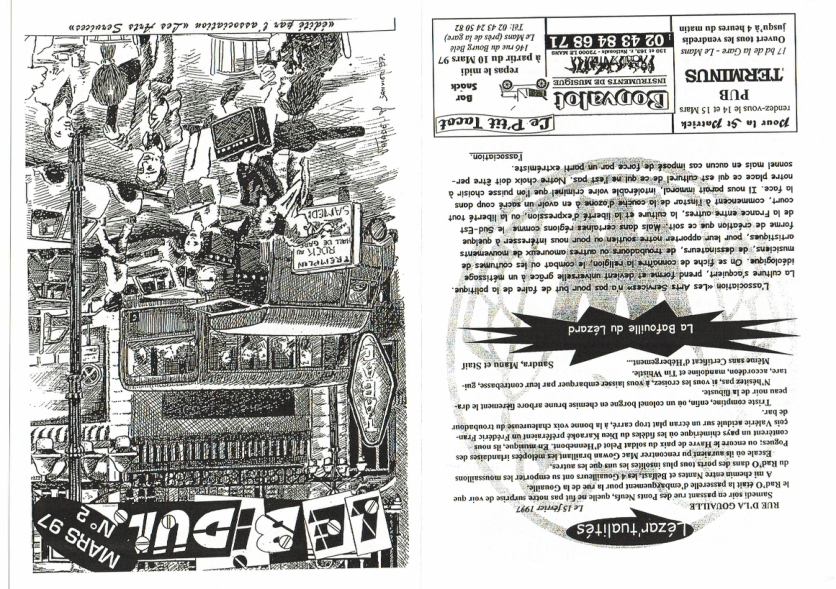
#> input picture indexer_ia/1cNFaxp5u-1X6CZz9MHa_dGlAP_aCddfM/page_0.png, 836 x 589 px
$ python -i orc.temp.py   (imports and definitions only)
#> lines starting #> are read from the running program, lines starting #| are printed output that depends on the picture
#> further down, picture is the input picture: shape (589, 836, 3); mean B, G, R 187.8, 190.3, 189.8
import requests
import cv2  # OpenCV
import numpy as np
import fitz  # PyMuPDF
# from  indexer_ia.utils.google_drive import upload_file_to_drive
#from utils.google_drive_2 import upload_file_to_drive

# [33 lines left out: functions mistral_ocr, extract_pages_text, not called in this run]

def correct_orientation(image):
    # Convert to grayscale
    gray = cv2.cvtColor(image, cv2.COLOR_BGR2GRAY)

    # Use edge detection to find potential text regions
    edges = cv2.Canny(gray, 50, 150, apertureSize=3)
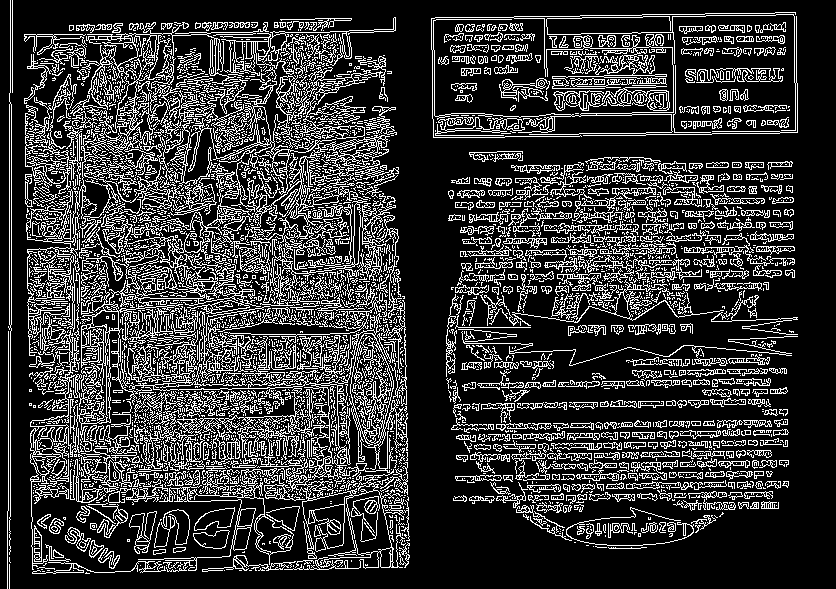
#> edges: shape (589, 836); 21.6% white in thin lines or dots

    # Use Hough Line Transform to detect lines
    lines = cv2.HoughLines(edges, 1, np.pi / 180, 200)

    if lines is not None:
        angles = []
        for rho, theta in lines[:, 0]:
            angle = np.degrees(theta)
            angles.append(angle)
#> this loop made 6251 passes
#> (rho, theta, angle) on passes 1 to 3: (392, 1.55, 89), (26, 1.55, 89), (484, 1.55, 89)
#> after the loop, angles = 6251 values, max 179 at index 2360, min 0 at index 81, mean 88.73

        # Calculate the median angle
        median_angle = np.median(angles)
#> median_angle = 89

        # Correct the orientation based on the median angle
        if 45 < median_angle <= 135:
            # Rotate 90 degrees clockwise
            image = cv2.rotate(image, cv2.ROTATE_90_CLOCKWISE)
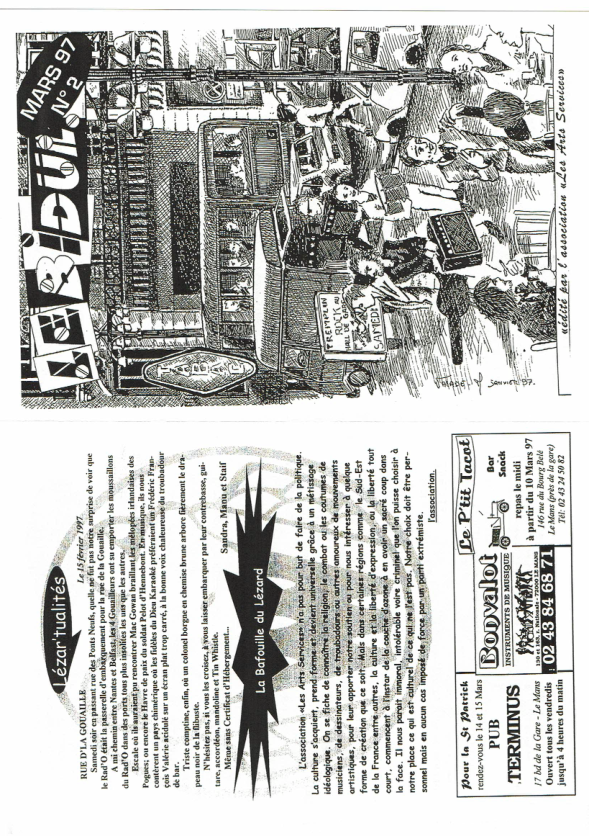
#> image: shape (836, 589, 3); mean B, G, R 187.8, 190.3, 189.8
        elif 135 < median_angle <= 225:
            # Rotate 180 degrees
            image = cv2.rotate(image, cv2.ROTATE_180)
        elif 225 < median_angle <= 315:
            # Rotate 270 degrees clockwise
            image = cv2.rotate(image, cv2.ROTATE_90_COUNTERCLOCKWISE)

    return image

# [28 lines left out: functions prepare_image_for_ocr, ocr_with_orientation_correction, not called in this run]

>>> import cv2
>>> picture = cv2.imread('../1cNFaxp5u-1X6CZz9MHa_dGlAP_aCddfM/page_0.png')
>>> result = correct_orientation(picture)
